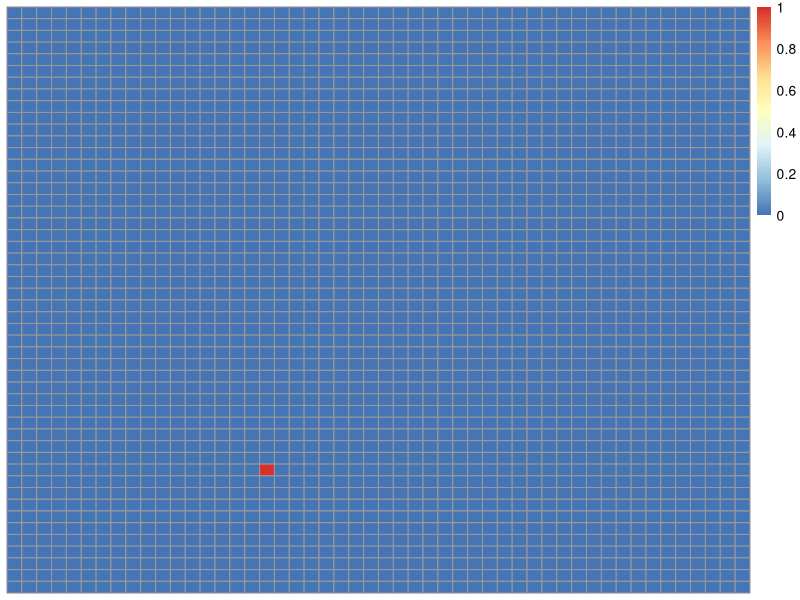
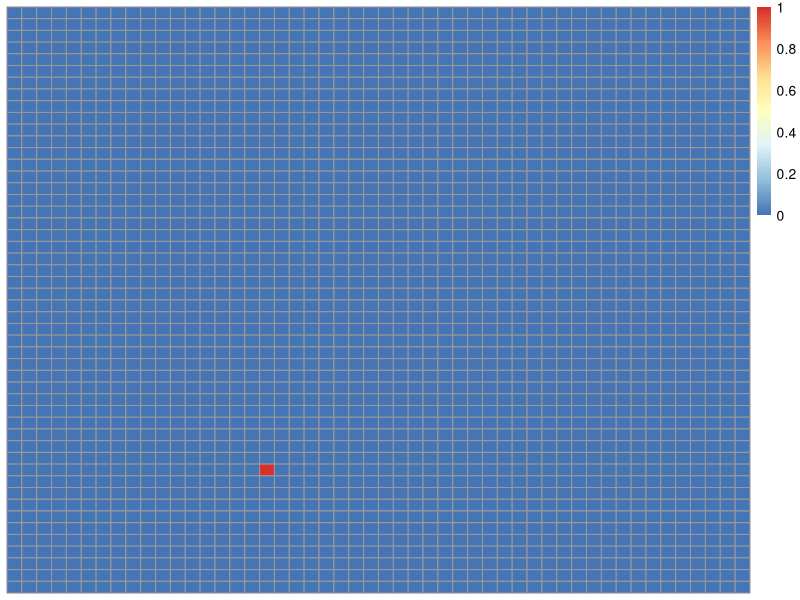

Here is the R script that generated these plots, in order: (Note: this script raises an error after producing the figures.)
######### 1st FIRE ###########
library(pheatmap)
library(purrr)
# Initiate landscape with fire ignition
# Columns and lines
side <- 50

#landscape             <- list(matrix(as.numeric(rbernoulli(side*side, 0.005)), nrow=side, ncol=side)) 
landscape              <- list(matrix(0,nrow=side, ncol=side))
landscape[[1]][floor(runif(1,min=0,max=side+1)),floor(runif(1,min=0,max=side+1))] <- 1
sum(landscape[[1]])
pheatmap::pheatmap(landscape[[1]], cluster_rows=F, cluster_cols=F)
for(t in 2:400){
# In step t+1, get that landscape
try2           <- landscape[[t-1]]
#init_fire      <- which(landscape[[t-1]]==1,arr.ind=T)

init_fire      <- which(try2==1,arr.ind=T)

pheatmap(try2, cluster_rows=F,cluster_cols = F)

for(i in 1:nrow(init_fire)){
  # Propagation of interior items : 
  if(init_fire[i,1] %in% c(2:side-1) & init_fire[i,2] %in% c(2:side-1)){ 
 # try2[(init_fire[i,1]-1),(init_fire[i,2]-1)]   <- max(try2[(init_fire[i,1]-1),(init_fire[i,2]-1)], rbernoulli(1,0.05))
  try2[(init_fire[i,1]),  (init_fire[i,2]-1)]   <- max(try2[(init_fire[i,1]),  (init_fire[i,2]-1)], R?rbernoulli(1,0.05))
 # try2[(init_fire[i,1]+1),(init_fire[i,2]-1)]   <- max(try2[(init_fire[i,1]+1),(init_fire[i,2]-1)], rbernoulli(1,0.05))
# Same column
  try2[(init_fire[i,1]-1),(init_fire[i,2])]     <- max(try2[(init_fire[i,1]-1),(init_fire[i,2])], rbernoulli(1,0.05))
  try2[(init_fire[i,1]+1),(init_fire[i,2])]     <- max(try2[(init_fire[i,1]+1),(init_fire[i,2])], rbernoulli(1,0.05))

# Column after
  # try2[(init_fire[i,1]-1),(init_fire[i,2]+1)]   <- max(try2[(init_fire[i,1]-1),(init_fire[i,2]+1)], rbernoulli(1,0.05)) # REMOVED BECAUSE ANGLE CELL
  try2[(init_fire[i,1]),(init_fire[i,2]+1)]     <- max(try2[(init_fire[i,1]),(init_fire[i,2]+1)],  rbernoulli(1,0.05))
  # try2[(init_fire[i,1]+1),(init_fire[i,2]+1)]   <- max(try2[(init_fire[i,1]+1),(init_fire[i,2]+1)], rbernoulli(1,0.05)) # SAME
  }
  # Propagation of items on rank= 1 and columns within
  else if(init_fire[i,1]==1 & init_fire[i,2] %in% c(2:side-1)){ # Top row
    try2[(init_fire[i,1]),  (init_fire[i,2]-1)] <- max(try2[(init_fire[i,1]),  (init_fire[i,2]-1)],  rbernoulli(1,0.05))
    try2[(init_fire[i,1]+1),(init_fire[i,2]-1)] <- max(try2[(init_fire[i,1]+1),(init_fire[i,2]-1)],  rbernoulli(1,0.05))
    
    try2[(init_fire[i,1]+1),(init_fire[i,2])]   <- max(try2[(init_fire[i,1]+1),(init_fire[i,2])],  rbernoulli(1,0.05))
    try2[(init_fire[i,1]),(init_fire[i,2]+1)]   <- max(try2[(init_fire[i,1]),(init_fire[i,2]+1)],  rbernoulli(1,0.05))
    try2[(init_fire[i,1]+1),(init_fire[i,2]+1)] <- max(try2[(init_fire[i,1]+1),(init_fire[i,2]+1)],  rbernoulli(1,0.05))
  }
  # Propagation of items on top left corner
  else if(init_fire[i,1]==1 & init_fire[i,2]==1){
    try2[(init_fire[i,1]+1),(init_fire[i,2])]   <- max(try2[(init_fire[i,1]+1),(init_fire[i,2])],    rbernoulli(1,0.05))
    try2[(init_fire[i,1]),(init_fire[i,2]+1)]   <- max(try2[(init_fire[i,1]),(init_fire[i,2]+1)],    rbernoulli(1,0.05))
    try2[(init_fire[i,1]+1),(init_fire[i,2]+1)] <- max(try2[(init_fire[i,1]+1),(init_fire[i,2]+1)],  rbernoulli(1,0.05))
  }
  #Propagation of top right corner
  else if(init_fire[i,1]==1 & init_fire[i,2]==side){
    try2[(init_fire[i,1]),  (init_fire[i,2]-1)] <- max(try2[(init_fire[i,1]),  (init_fire[i,2]-1)],  rbernoulli(1,0.05))
    try2[(init_fire[i,1]+1),(init_fire[i,2]-1)] <- max(try2[(init_fire[i,1]+1),(init_fire[i,2]-1)],  rbernoulli(1,0.05))
    try2[(init_fire[i,1]+1),(init_fire[i,2])]   <- max(try2[(init_fire[i,1]+1),(init_fire[i,2])],    rbernoulli(1,0.05))
  }
  # Propagation of items on rank=10 and columns within
  else if(init_fire[i,1]==side &init_fire[i,2] %in% c(2:side-1)){
    try2[(init_fire[i,1]-1),(init_fire[i,2]-1)] <- max(try2[(init_fire[i,1]-1),(init_fire[i,2]-1)],  rbernoulli(1,0.05))
    try2[(init_fire[i,1]),  (init_fire[i,2]-1)] <- max(try2[(init_fire[i,1]),  (init_fire[i,2]-1)],  rbernoulli(1,0.05))
    try2[(init_fire[i,1]-1),(init_fire[i,2])]   <- max(try2[(init_fire[i,1]-1),(init_fire[i,2])],    rbernoulli(1,0.05))
    try2[(init_fire[i,1]-1),(init_fire[i,2]+1)] <- max(try2[(init_fire[i,1]-1),(init_fire[i,2]+1)],  rbernoulli(1,0.05))
    try2[(init_fire[i,1]),(init_fire[i,2]+1)]   <- max(try2[(init_fire[i,1]),(init_fire[i,2]+1)],    rbernoulli(1,0.05))
  }
  # Propagation of items on bottom left corner
  else if(init_fire[i,1]==side & init_fire[i,2] == 1){
    try2[(init_fire[i,1]-1),(init_fire[i,2])]   <- max(try2[(init_fire[i,1]-1),(init_fire[i,2])],    rbernoulli(1,0.05))
    try2[(init_fire[i,1]-1),(init_fire[i,2]+1)] <- max(try2[(init_fire[i,1]-1),(init_fire[i,2]+1)],  rbernoulli(1,0.05))
    try2[(init_fire[i,1]),(init_fire[i,2]+1)]   <- max(try2[(init_fire[i,1]),(init_fire[i,2]+1)],    rbernoulli(1,0.05))
  }
  # Propagation of items on bottom right corner
  else if(init_fire[i,1]==side & init_fire[i,2] == side){
    try2[(init_fire[i,1]-1),(init_fire[i,2]-1)] <- max(try2[(init_fire[i,1]-1),(init_fire[i,2]-1)],  rbernoulli(1,0.05))
    try2[(init_fire[i,1]),  (init_fire[i,2]-1)] <- max(try2[(init_fire[i,1]),  (init_fire[i,2]-1)],  rbernoulli(1,0.05))
    try2[(init_fire[i,1]-1),(init_fire[i,2])]   <- max(try2[(init_fire[i,1]-1),(init_fire[i,2])],    rbernoulli(1,0.05))
  }
  # Propagation of items on first column and rows within
  else if(init_fire[i,1] %in% c(2:side-1) & init_fire[i,1]== 1){
    try2[(init_fire[i,1]-1),(init_fire[i,2])]     <- max(try2[(init_fire[i,1]-1),(init_fire[i,2])],  rbernoulli(1,0.05))
    try2[(init_fire[i,1]+1),(init_fire[i,2])]     <- max(try2[(init_fire[i,1]+1),(init_fire[i,2])],  rbernoulli(1,0.05))
    
    # Column after
    try2[(init_fire[i,1]-1),(init_fire[i,2]+1)]   <- max(try2[(init_fire[i,1]-1),(init_fire[i,2]+1)],  rbernoulli(1,0.05))
    try2[(init_fire[i,1]),(init_fire[i,2]+1)]     <- max(try2[(init_fire[i,1]),(init_fire[i,2]+1)],    rbernoulli(1,0.05))
    try2[(init_fire[i,1]+1),(init_fire[i,2]+1)]   <- max(try2[(init_fire[i,1]+1),(init_fire[i,2]+1)],  rbernoulli(1,0.05))
  }
  # Propagation of items on last column and rows within
  else if(init_fire[i,1] %in% c(2:side-1) & init_fire[i,1]== side){
    try2[(init_fire[i,1]-1),(init_fire[i,2]-1)]   <- max(try2[(init_fire[i,1]-1),(init_fire[i,2]-1)],  rbernoulli(1,0.05))
    try2[(init_fire[i,1]),  (init_fire[i,2]-1)]   <- max(try2[(init_fire[i,1]),  (init_fire[i,2]-1)],  rbernoulli(1,0.05))
    try2[(init_fire[i,1]+1),(init_fire[i,2]-1)]   <- max(try2[(init_fire[i,1]+1),(init_fire[i,2]-1)],  rbernoulli(1,0.05))
    # Same column
    try2[(init_fire[i,1]-1),(init_fire[i,2])]     <- max(try2[(init_fire[i,1]-1),(init_fire[i,2])],  rbernoulli(1,0.05))
    try2[(init_fire[i,1]+1),(init_fire[i,2])]     <- max(try2[(init_fire[i,1]+1),(init_fire[i,2])],  rbernoulli(1,0.05))
  }
}


landscape[[t]] <- try2
}



